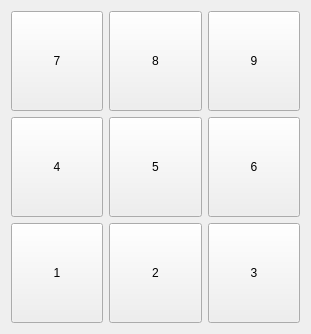
   <widget class="QWidget" name="gridLayoutWidget_2">
    <property name="geometry">
     <rect>
      <x>800</x>
      <y>690</y>
      <width>311</width>
      <height>314</height>
     </rect>
    </property>
    <layout class="QGridLayout" name="priceNumberLayout">
     <item row="0" column="0">
      <widget class="QPushButton" name="numberSeven_2">
       <property name="minimumSize">
        <size>
         <width>50</width>
         <height>100</height>
        </size>
       </property>
       <property name="styleSheet">
        <string notr="true">font: 24pt &quot;Segoe Fluent Icons&quot;;</string>
       </property>
       <property name="text">
        <string>7</string>
       </property>
      </widget>
     </item>
     <item row="2" column="1">
      <widget class="QPushButton" name="numberTwo_2">
       <property name="minimumSize">
        <size>
         <width>0</width>
         <height>100</height>
        </size>
       </property>
       <property name="styleSheet">
        <string notr="true">font: 24pt &quot;Segoe Fluent Icons&quot;;</string>
       </property>
       <property name="text">
        <string>2</string>
       </property>
      </widget>
     </item>
     <item row="0" column="2">
      <widget class="QPushButton" name="numberNine_2">
       <property name="minimumSize">
        <size>
         <width>0</width>
         <height>100</height>
        </size>
       </property>
       <property name="styleSheet">
        <string notr="true">font: 24pt &quot;Segoe Fluent Icons&quot;;</string>
       </property>
       <property name="text">
        <string>9</string>
       </property>
      </widget>
     </item>
     <item row="2" column="2">
      <widget class="QPushButton" name="numberThree_2">
       <property name="minimumSize">
        <size>
         <width>0</width>
         <height>100</height>
        </size>
       </property>
       <property name="styleSheet">
        <string notr="true">font: 24pt &quot;Segoe Fluent Icons&quot;;</string>
       </property>
       <property name="text">
        <string>3</string>
       </property>
      </widget>
     </item>
     <item row="1" column="2">
      <widget class="QPushButton" name="numberSix_2">
       <property name="minimumSize">
        <size>
         <width>0</width>
         <height>100</height>
        </size>
       </property>
       <property name="styleSheet">
        <string notr="true">font: 24pt &quot;Segoe Fluent Icons&quot;;</string>
       </property>
       <property name="text">
        <string>6</string>
       </property>
      </widget>
     </item>
     <item row="0" column="1">
      <widget class="QPushButton" name="numberEight_2">
       <property name="minimumSize">
        <size>
         <width>0</width>
         <height>100</height>
        </size>
       </property>
       <property name="styleSheet">
        <string notr="true">font: 24pt &quot;Segoe Fluent Icons&quot;;</string>
       </property>
       <property name="text">
        <string>8</string>
       </property>
      </widget>
     </item>
     <item row="1" column="0">
      <widget class="QPushButton" name="numberFour_2">
       <property name="minimumSize">
        <size>
         <width>0</width>
         <height>100</height>
        </size>
       </property>
       <property name="styleSheet">
        <string notr="true">font: 24pt &quot;Segoe Fluent Icons&quot;;</string>
       </property>
       <property name="text">
        <string>4</string>
       </property>
      </widget>
     </item>
     <item row="2" column="0">
      <widget class="QPushButton" name="numberOne_2">
       <property name="minimumSize">
        <size>
         <width>0</width>
         <height>100</height>
        </size>
       </property>
       <property name="styleSheet">
        <string notr="true">font: 24pt &quot;Segoe Fluent Icons&quot;;</string>
       </property>
       <property name="text">
        <string>1</string>
       </property>
      </widget>
     </item>
     <item row="1" column="1">
      <widget class="QPushButton" name="numberFive_2">
       <property name="minimumSize">
        <size>
         <width>0</width>
         <height>100</height>
        </size>
       </property>
       <property name="styleSheet">
        <string notr="true">font: 24pt &quot;Segoe Fluent Icons&quot;;</string>
       </property>
       <property name="text">
        <string>5</string>
       </property>
      </widget>
     </item>
    </layout>
   </widget>
